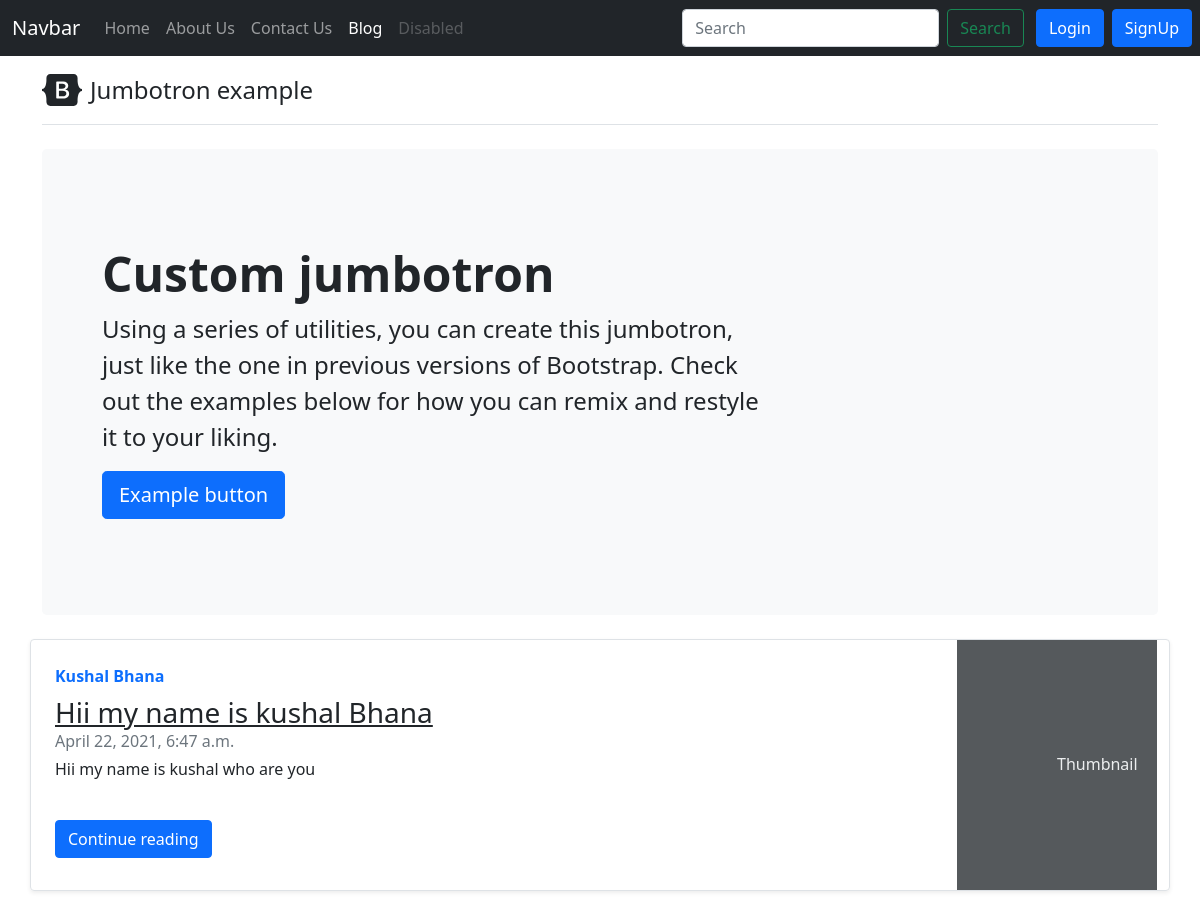
Screenshot of /blog/ with the database file from the repository.
### blog/models.py (models this page shows, shortened)
class Post(models.Model):
    sno=models.AutoField(primary_key=True)
    title=models.CharField(max_length=255)
    author=models.CharField(max_length=14)
    slug=models.CharField(max_length=130)
    timeStamp=models.DateTimeField(blank=True)
    content=models.TextField()

### blog/views.py (the view)
# urls.py: path('', views.BlogHome, name="BlogHome"),
def BlogHome(request):
    allPosts= Post.objects.all()
    context={'allPosts': allPosts}
    return render(request, 'blog/bloghome.html', context)

### templates/blog/bloghome.html (shortened to what this page needs)
{% extends 'base.html' %}
{% block blogactive %}active{% endblock blogactive %}
{% block body %}
<div class='container'>
<header class="pb-3 mb-4 border-bottom mt-3">
      <a href="/" class="d-flex align-items-center text-dark text-decoration-none">
        <span class="fs-4">Jumbotron example</span>
      </a>
    </header>
<div class="p-5 mb-4 bg-light rounded-3">
      <div class="container-fluid py-5">
        <h1 class="display-5 fw-bold">Custom jumbotron</h1>
        <p class="col-md-8 fs-4">Using a series of utilities, you can create this jumbotron, just like the one in previous versions of Bootstrap. Check out the examples below for how you can remix and restyle it to your liking.</p>
        <button class="btn btn-primary btn-lg" type="button">Example button</button>
      </div>
    </div>
{% for post in allPosts %}
    <div class="row no-gutters border rounded overflow-hidden flex-md-row mb-4 shadow-sm h-md-250 my-4 position-relative">
        <div class="col p-4 d-flex flex-column position-static">
            <strong class="d-inline-block mb-2 text-primary">{{post.author}}</strong>
            <h3 class="mb-0"> <a class='text-dark' href="/blog/{{post.slug}}">{{post.title}}</a></h3>
            <div class="mb-1 text-muted">{{post.timeStamp}}</div>
            <p class="card-text mb-auto">{{post.content | truncatechars:'500'}}</p>
            <div class="my-2">
            	<a href="{{post.slug}}" role="button" class="btn btn-primary">Continue reading</a>
            </div>
        </div>
        <div class="col-auto d-none d-lg-block">
            <svg class="bd-placeholder-img" width="200" height="250" xmlns="http://www.w3.org/2000/svg" preserveAspectRatio="xMidYMid slice" focusable="false" role="img" aria-label="Placeholder: Thumbnail">
                <rect width="100%" height="100%" fill="#55595c"></rect><text x="50%" y="50%" fill="#eceeef" dy=".3em">Thumbnail</text>
            </svg>
        </div>
    </div>
</div>
    {% endfor %}
{% endblock body %}

### rows the page displays
Post: author "Kushal Bhana", title "Hii my name is kushal Bhana", timeStamp "April 22, 2021, 6:47 a.m.", content "Hii my name is kushal who are you"
